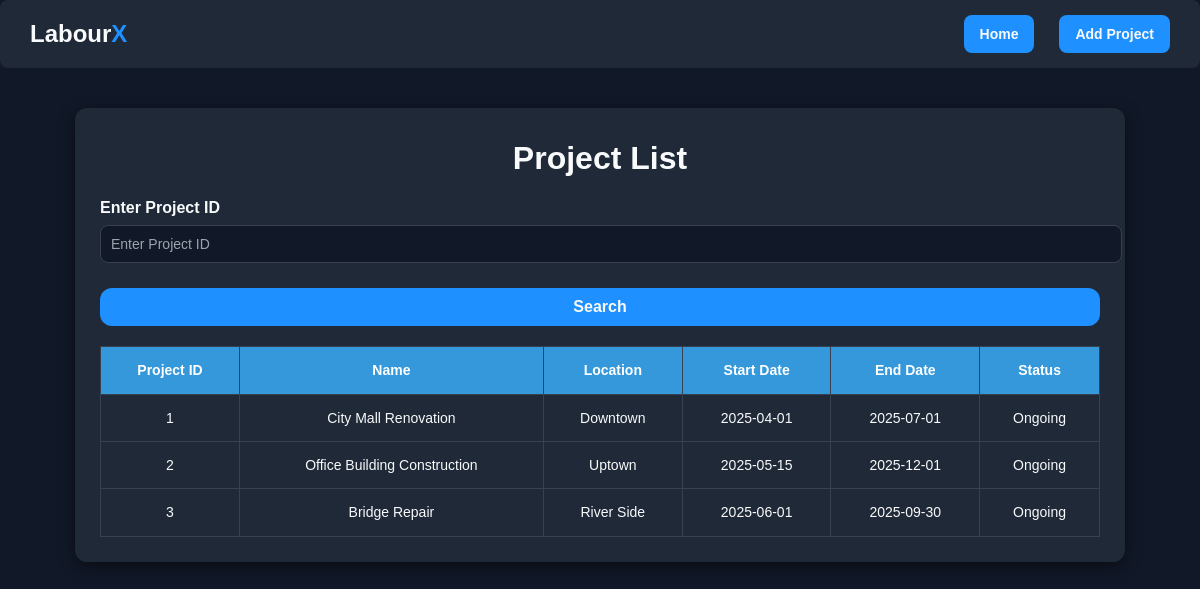
Page /view_project (signed in) on the committed database.
### tables this page shows
CREATE TABLE project (
    project_id INTEGER PRIMARY KEY AUTOINCREMENT,
    name TEXT NOT NULL,
    location TEXT,
    start_date DATE,
    end_date DATE,
    status TEXT DEFAULT 'Ongoing'
);

### app.py (the view)
@app.route("/view_project", methods=["GET"])
@login_required
def view_project():
    db = get_db()
    project_id = request.args.get("project_id")
    try:
        if project_id:
            projects = db.execute("SELECT * FROM project WHERE project_id=?", (project_id,)).fetchall()
        else:
            projects = db.execute("SELECT * FROM project").fetchall()
    except sqlite3.Error as e:
        return render_template("error.html", message="Error loading projects: " + str(e))
    return render_template("view_project.html", projects=projects)

### app.py (called while the page is built)
def get_db():
    if 'db' not in g:
        g.db = sqlite3.connect(config.DATABASE_PATH)
        g.db.row_factory = sqlite3.Row  # access columns by name
    return g.db

def login_required(f):
    @wraps(f)
    def decorated_function(*args, **kwargs):
        if "admin_id" not in session:
            flash("Please log in first.", "warning")
            return redirect(url_for("login"))
        return f(*args, **kwargs)
    return decorated_function

### templates/view_project.html (shortened to what this page needs)
<!DOCTYPE html>
<html lang="en">
<head>
    <link rel="stylesheet" href="{{ url_for('static', filename='css/style.css') }}">
    <link rel="stylesheet" href="{{ url_for('static', filename='css/view_project.css') }}">
</head>
<body>
    <header class="header">
        <div class="logo">
            <h2>Labour<span>X</span></h2>
        </div>
        <div class="user-actions">
            <a href="{{ url_for('home') }}" class="btn primary">Home</a>
            <a href="{{ url_for('add_project') }}" class="btn primary">Add Project</a>
        </div>
    </header>
    <div class="container">
        <h1>Project List</h1>
        <form class="search-form" action="/view_project" method="GET">
            <label for="search">Enter Project ID</label>
            <div class="input-group">
                <input type="text" name="project_id" placeholder="Enter Project ID" required>
            </div>
            <button type="submit" class="btn primary">Search</button>
        </form>
        <table class="project-table">
            <thead>
                <tr>
                    <th>Project ID</th>
                    <th>Name</th>
                    <th>Location</th>
                    <th>Start Date</th>
                    <th>End Date</th>
                    <th>Status</th>
                </tr>
            </thead>
            <tbody>
                {% for project in projects %}
                <tr>
                    <td>{{ project.project_id }}</td>
                    <td>{{ project.name }}</td>
                    <td>{{ project.location }}</td>
                    <td>{{ project.start_date }}</td>
                    <td>{{ project.end_date }}</td>
                    <td>{{ project.status }}</td>
                </tr>
                {% endfor %}
            </tbody>
        </table>
    </div>
</body>
</html>

### static/css/style.css (style rules this page uses)
.header { display: flex; justify-content: space-between; align-items: center; padding: 15px 30px; background-color: var(--primary-color); border-radius: 8px; margin-bottom: 20px; }
.header .logo h2 { margin: 0; color: var(--text-color); }
.header .user-actions { display: flex; gap: 15px; align-items: center; }
.header .user-actions .btn { padding: 8px 16px; border-radius: 8px; text-decoration: none; font-weight: 600; font-size: 14px; }
:root { --primary-color: #2E3A59; --accent-color: #3B82F6; --highlight-color: #06B6D4; --background-color: #111827; --text-color: #E5E7EB; --text-muted: #A1A1AA; --box-shadow: 0 4px 15px rgba(0,0,0,0.5); }
body { margin: 0; font-family: "Poppins", Arial, sans-serif; background-color: var(--background-color); color: var(--text-color); line-height: 1.6; }
a { color: var(--accent-color); text-decoration: none; }
.header { display: flex; justify-content: flex-end; align-items: center; padding: 15px 30px; background-color: var(--primary-color); border-radius: 8px; margin-bottom: 20px; }
.header .logo h2 { color: var(--text-color); margin: 0; }
.header .logo span { color: var(--accent-color); }
.header .user-actions a.btn { margin-left: 10px; }
.btn { display: inline-block; padding: 10px 20px; border-radius: 6px; font-weight: 500; font-size: 16px; cursor: pointer; text-decoration: none; transition: all 0.3s ease; border: none; }
.btn.primary { background-color: var(--accent-color); color: var(--text-color); }
form label { display: block; margin: 10px 0 5px 0; color: var(--text-muted); }
form input, form select, form textarea { width: 100%; padding: 10px 12px; border: 1px solid #374151; border-radius: 6px; margin-bottom: 15px; font-size: 14px; background-color: #1F2937; color: var(--text-color); }
form input::placeholder { color: #9CA3AF; }

### static/css/view_project.css (style rules this page uses)
:root { --text-color: #F9FAFB; --header-bg: #1F2937; --primary-color: #1E40AF; --accent-color: #1E90FF; --highlight-color: #3B82F6; --table-header-bg: #3498db; --table-border: #374151; --container-bg: #1F2937; --table-row-even: #1F2937; --table-row-hover: #374151; }
.header { background-color: var(--header-bg); display: flex; justify-content: space-between; align-items: center; padding: 15px 30px; border-radius: 8px; margin-bottom: 20px; color: var(--text-color); }
.btn.primary { background-color: var(--accent-color); color: var(--text-color); border: none; border-radius: 12px; padding: 10px 20px; font-weight: 600; cursor: pointer; transition: all 0.3s ease; }
.container { max-width: 1000px; margin: 40px auto; padding: 25px; background-color: var(--container-bg); border-radius: 12px; box-shadow: 0 4px 15px rgba(0,0,0,0.5); }
h1 { text-align: center; margin: 0; }
.search-form { margin-bottom: 20px; }
.search-form label { font-weight: bold; color: var(--text-color); }
.search-form .input-group { display: flex; flex-direction: column; gap: 10px; margin-top: 5px; }
.search-form input { width: 100%; padding: 10px; border-radius: 8px; border: 1px solid var(--table-border); background-color: #111827; color: var(--text-color); font-size: 14px; }
.search-form button { width: 100%; margin-top: 10px; }
.project-table { width: 100%; border-collapse: collapse; margin-top: 20px; font-size: 14px; }
.project-table th, .project-table td { padding: 12px; border: 1px solid var(--table-border); text-align: center; color: var(--text-color); }
.project-table th { background-color: var(--table-header-bg); color: #fff; }
.project-table td { background-color: var(--table-row-even); }

### rows in the picture
project: project_id "1", name "City Mall Renovation", location "Downtown", start_date "2025-04-01", end_date "2025-07-01", status "Ongoing"
project: project_id "2", name "Office Building Construction", location "Uptown", start_date "2025-05-15", end_date "2025-12-01", status "Ongoing"
project: project_id "3", name "Bridge Repair", location "River Side", start_date "2025-06-01", end_date "2025-09-30", status "Ongoing"
